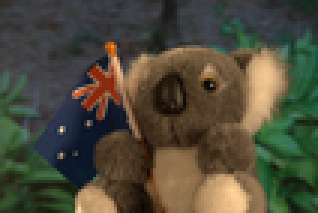
%> input picture python/image16/input.png, 106 x 71 px, shrunk from 800 x 536 before the run (shown 3 times larger)
$ octave main.m   (GNU Octave 9; MATLAB toolbox functions it lacks are replaced by stand-ins)
%> lines starting %> are read from the running program, lines starting %| are printed output that depends on the picture; in (x1, y1, x2, y2) boxes, pixels count from 0 and x2, y2 are one past the last pixel; in counts of white or black regions, pixels touching at a corner belong together; the program's own positions count from 1
### matlab/read_trimap.m
function trimap = read_trimap(trimap_filename)
    trimap = imread(trimap_filename);
%     trimap = im2double(trimap);
    size_trimap = size(trimap);
    if length(size_trimap) == 3
        trimap = trimap(:, :, 1);
    end
    trimap_max = max(trimap(:));
    if trimap_max > 1
        trimap = im2double(trimap);
    end


### Laplacian_matting.m

function alpha = Laplacian_matting(trimap, im)
    img = im2double(im);
    [x, y, c] = size(img);
    fg = trimap > 0.9;
    bg = trimap < 0.01;
    unk = ~(fg | bg);
    [X, Y]=find(unk);
    Laplacian = del2(img);
    alpha = zeros(x, y);
    alpha(bg(:, :, 1)) = 0;
    alpha(fg(:, :, 1)) = 1;
    for k = 1: length(Y)
        for i = 1: c
            alpha(X(k), Y(k)) = alpha(X(k), Y(k)) + Laplacian(X(k), Y(k), i) .^ 2;
        end
    end
    alpha = (1 - sqrt(alpha ./ c));
    alpha(bg(:, :, 1)) = 0;
    alpha(fg(:, :, 1)) = 1;
end

### combining.m
function output = combining(alpha, background, im)
    img = double(im);
    c = length(img(1,1,:));
    for i = 1: c
        alpha_fg(:, :, i) = alpha;
        alpha_bg(:, :, i) = 1 - alpha;
    end
%     alpha_fg = alpha;
%     alpha_bg = 1 - alpha;
    for i = 1: c
        output(:, :, i) = alpha_fg(:, :, i) .* img(:, :, i) ./ 255 + ...
            alpha_bg(:, :, i) .* background(:, :, i) ./ 255;
    end

%     for i = 1: c
%         output(:, :, i) = alpha_fg(:, :, i) .* img(:, :, i)./255;
%     end

    output = im2uint8(output);
end

### main.m
clc
clear all
close all

%% Input name of file
trimap_filename = 'image\G01\trimap.png';
% im_filename = 'image\G01\input.png';
im = imread('image\G01\input.png');
%> im is the input picture: size 71x106x3 uint8; mean R, G, B 77.4, 74.4, 58.1
new_background = imread('image\G01\background.png');
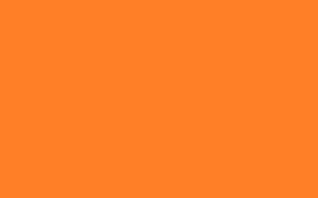
%> input picture image/G01/background.png, 106 x 66 px, shrunk from 800 x 497 before the run (shown 3 times larger)
%> new_background is the input picture: size 66x106x3 uint8; mean R, G, B 255, 127, 39
alpha_ground = imread('image\G01\groundtruth.png');
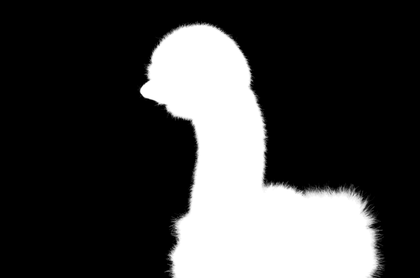
%> input picture python/image14/groundtruth.png, 420 x 278 px, shrunk from 3173 x 2100 before the run
%> alpha_ground is the input picture: size 278x420x3 uint8; min 0, max 255, mean 66.6

%% get input matrix
trimap = read_trimap(trimap_filename);
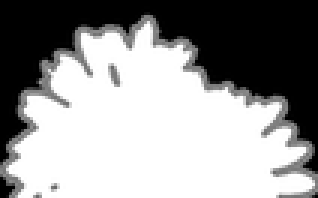
%> input picture image/G01/trimap.png, 106 x 66 px, shrunk from 800 x 497 before the run (shown 3 times larger)
%> in read_trimap, trimap is the input picture: size 66x106x3 uint8; min 0, max 255, mean 150.3
%> in read_trimap, `trimap_max = max(trimap(:));`: trimap_max = 255
alpha_ground = alpha_ground(:, :, 1);
%> alpha_ground: size 278x420 uint8
trimap = im2double(trimap);
new_background = double(new_background);
%> new_background: size 66x106x3 double
alpha_ground = im2double(alpha_ground);
%> alpha_ground: size 278x420 double

%% Use Laplacian method
alpha_La = Laplacian_matting(trimap, im);
%> in Laplacian_matting, `fg = trimap > 0.9;`:
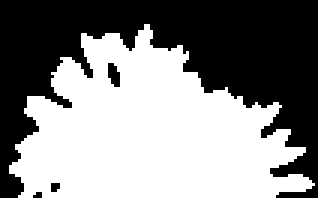
%> fg: size 66x106 logical (shown 3 times larger); 52.7% white; 4 black regions (2 under 20 px), largest, box (x1, y1, x2, y2) and area: (0, 0, 106, 66) 3275, (36, 21, 40, 29) 24
%> in Laplacian_matting, `bg = trimap < 0.01;`: bg: size 66x106 logical; 34.2% white; 3 white regions (2 under 20 px), largest, box (x1, y1, x2, y2) and area: (0, 0, 106, 57) 2375
%> in Laplacian_matting, `unk = ~(fg | bg);`:
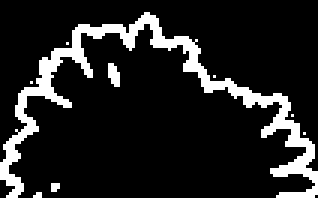
%> unk: size 66x106 logical (shown 3 times larger); 13.1% white; 9 white regions (7 under 20 px), largest, box (x1, y1, x2, y2) and area: (0, 4, 106, 66) 876, (36, 21, 40, 29) 24
%> in Laplacian_matting, `[X, Y]=find(unk);`: X = 918 values from 5 to 66; Y = 918 values from 1 to 106
%> in Laplacian_matting, `alpha(bg(:, :, 1)) = 0;`: alpha: size 71x106 double; every value is 0
%> in Laplacian_matting, `alpha(fg(:, :, 1)) = 1;`: alpha: size 71x106 double; values 0 (black) and 1 (white), 49% white; 19 white regions (11 under 20 px), largest, box (x1, y1, x2, y2) and area: (42, 0, 66, 71) 739, (29, 0, 53, 71) 728, (17, 0, 40, 71) 668
%> after the loop in Laplacian_matting, `for k = 1: length(Y)`: alpha: size 71x106 double; min 0, max 1.14, mean 0.49
%> in Laplacian_matting, `alpha(fg(:, :, 1)) = 1;`:
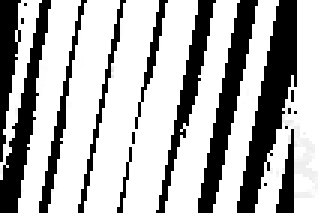
%> alpha: size 71x106 double (shown 3 times larger); min 0, max 1, mean 0.681
% alpha_La = Bayesian_function(trimap, im);%Also need change this to get Bayesian result

%% Show alpha
figure (1)
imshow(alpha_La);%change alpha to Bay...
imwrite(alpha_La, 'image\G01\output_alpha.png');%change alpha to Bay...

%% Show combining result
new_picture = combining(alpha_La, new_background, im);%change alpha to Bay...
%> the loop in combining, `for i = 1: c` made 3 passes
%> after the loop in combining, `for i = 1: c`:
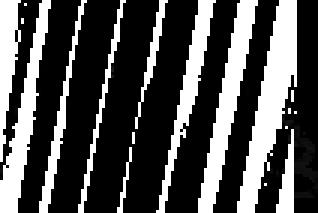
%> alpha_bg: size 71x106x3 double (shown 3 times larger); min 0, max 1, mean 0.319
%> the loop in combining, `for i = 1: c` made 1 pass
%> the run ends on the next line
